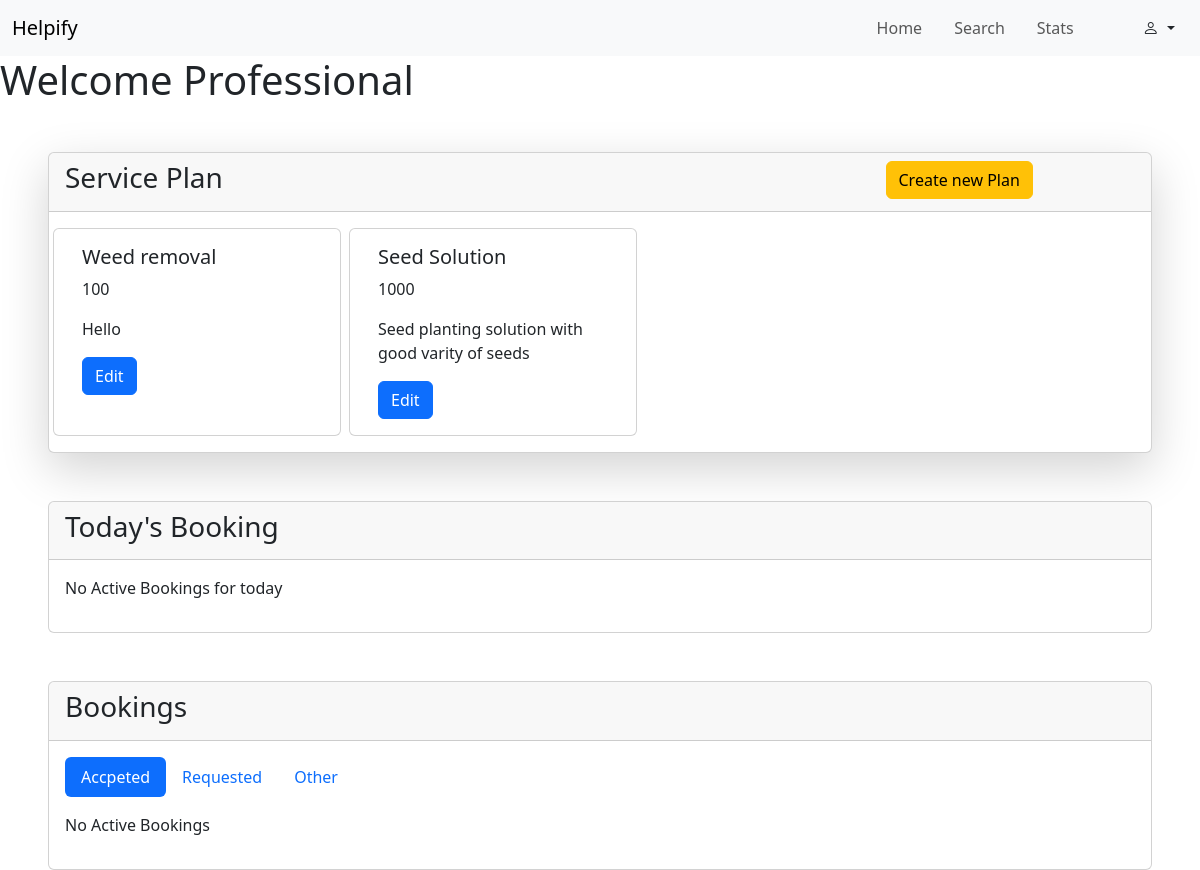
The app's page /professional/dashboard (signed in), older data.
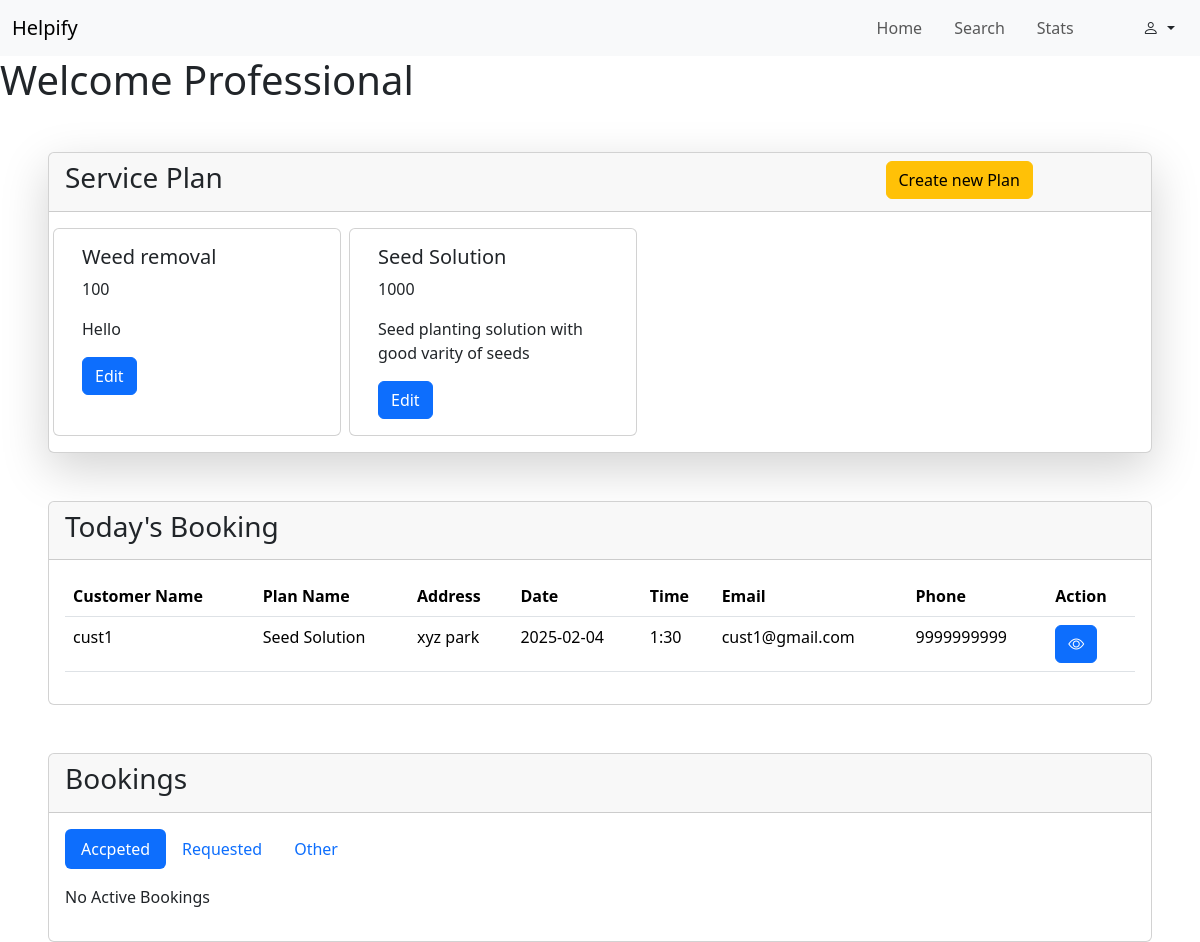
The same page, newer data.
### backend/models.py (models this page shows, shortened)
class ServicePlan(db.Model):
    __tablename__ = "service_plan"
    id = db.Column(db.Integer, primary_key=True, autoincrement=True)
    name = db.Column(db.String, unique=True)
    price = db.Column(db.Integer)
    description = db.Column(db.String)
    planimg=db.Column(db.String)
    tags=db.Column(db.String)
    category_id = db.Column(db.Integer, db.ForeignKey("category.id"), nullable=False)
    professional_id = db.Column(db.Integer, db.ForeignKey("professional.id"), nullable=False)
    bookings = db.relationship("Booking", backref="service_plan")

class Booking(db.Model):
    __tablename__ = "booking"
    id = db.Column(db.Integer, primary_key=True, autoincrement=True)
    date = db.Column(db.String)
    time = db.Column(db.String)
    address = db.Column(db.String)
    status = db.Column(db.String)
    rating = db.Column(db.Integer)
    ratingmessage=db.Column(db.String)
    remark=db.Column(db.String)
    professional_id = db.Column(db.Integer, db.ForeignKey("professional.id"), nullable=False)
    customer_id = db.Column(db.Integer, db.ForeignKey("customer.id"), nullable=False)
    category_id = db.Column(db.Integer, db.ForeignKey("category.id"), nullable=False)
    service_plan_id = db.Column(db.Integer, db.ForeignKey("service_plan.id"), nullable=False)

class User(db.Model,UserMixin):
    __tablename__ = "customer"
    id = db.Column(db.Integer, primary_key=True, autoincrement=True)
    name = db.Column(db.String, unique=True)
    address = db.Column(db.String)
    city = db.Column(db.String)
    email = db.Column(db.String, unique=True)
    password = db.Column(db.String)
    phone = db.Column(db.String)
    status=db.Column(db.String)
    sent_booking = db.relationship("Booking", backref="customer")

### backend/routes.py (the view, shortened to what this page needs)
@app.route("/professional/dashboard", methods=["GET","POST"])
@login_required
def pro_dash():
    if isinstance(current_user , Professional):
        if request.method=="GET":
            plans = db.session.query(ServicePlan).filter_by(professional_id=current_user.id).all()
            all_bookings = current_user.assigned_booking
            A_b = []
            R_b = []
            O_b = []
            todays_b = []
            for booking in all_bookings:
                if not booking.status=="Requested" and not booking.status=="Closed" and booking.date == datetime.now().strftime("%Y-%m-%d") :
                    todays_b.append(booking)
                elif booking.status=="Accepted":
                    A_b.append(booking)
                elif booking.status == "Requested":
                    R_b.append(booking)
                else:
                    O_b.append(booking)
            return render_template("/professional/dashboard.html", cu=current_user,plans= plans,A_b = A_b, R_b = R_b ,O_b = O_b,todays_b = todays_b )
    else:
        return "Not Authrised"

### app.py (called while the page is built)
def initial_Setup():
    app = Flask(__name__)
    app.config["SQLALCHEMY_DATABASE_URI"]="sqlite:///my_app_db.sqlite3"
    app.config["SECRET_KEY"] = "xyshhfjf"
    login_manager = LoginManager(app)
    @login_manager.user_loader
    def load_user(user_email):
        return db.session.query(Admin).filter_by(email = user_email).first()  or \
             db.session.query(User).filter_by(email = user_email).first() or \
              db.session.query(Professional).filter_by(email = user_email).first()
    db.init_app(app)
    with app.app_context():
        if not os.path.exists("my_app_db.sqlite3"):
            db.create_all()
    app.app_context().push()
    return

### templates/professional/dashboard.html (shortened to what the changed rows need)
{% extends "/professional/base.html" %}
{% block content %}
<main>
    <h1>Welcome Professional</h1>
    <div class="card shadow-lg ms-5 me-5 mt-5">
        <div class="card-body">
            <div class="row gap-2">
                {% for i in plans %}
                <div class="card col-3" style="width: 18rem;">
                    <div class="card-body">
                        <h5 class="card-title">{{i.name}}</h5>
                        <p class="card-text">{{i.price}}</p>
                        <p>{{i.description}}</p>
                        <button type="button" class="btn btn-primary" data-bs-toggle="modal"
                            data-bs-target="#edit-{{i.id}}">
                            Edit
                        </button>
                    </div>
                </div>
                {% endfor %}
            </div>
        </div>
    </div>
    <div class="card ms-5 me-5 mt-5">
        <div class="card-body">
            {% if todays_b %}
            <table class="table">
                <thead>
                    <tr>
                        <th scope="col">Customer Name</th>
                        <th scope="col">Plan Name</th>
                        <th scope="col">Address</th>
                        <th scope="col">Date</th>
                        <th scope="col">Time</th>
                        <th scope="col">Email</th>
                        <th scope="col">Phone</th>
                        <th scope="col">Action</th>
                    </tr>
                </thead>
                <tbody>
                    {% for i in todays_b %}
                    <tr>
                        <td>{{i.customer.name}}</td>
                        <td>{{i.service_plan.name}}</td>
                        <td>{{i.customer.address}}</td>
                        <td>{{i.date}}</td>
                        <td>{{i.time}}</td>
                        <td>{{i.customer.email}}</td>
                        <td>{{i.customer.phone}}</td>
                        <td>
                            <button class="btn btn-primary" type="button" data-bs-toggle="modal"
                                data-bs-target="#bdetail-{{i.id}}"><i class="bi bi-eye"></i></button>
                        </td>
                    </tr>
                    {% endfor %}
                </tbody>
            </table>
            {% else %}
            <p>No Active Bookings for today</p>
            {% endif %}
        </div>
    </div>
</main>
{% endblock %}

Row changes from the older to the newer data that the page shows:
now on this page (row edited): Booking: customer.name "cust1", service_plan.name "Seed Solution", customer.address "xyz park", date "2025-02-04", time "1:30", customer.email "cust1@gmail.com", customer.phone "9999999999"
Text that changed along with them:
text no longer shown: "No Active Bookings for today"
text now shown: "Customer Name Plan Name Address Date Time Email Phone Action"
